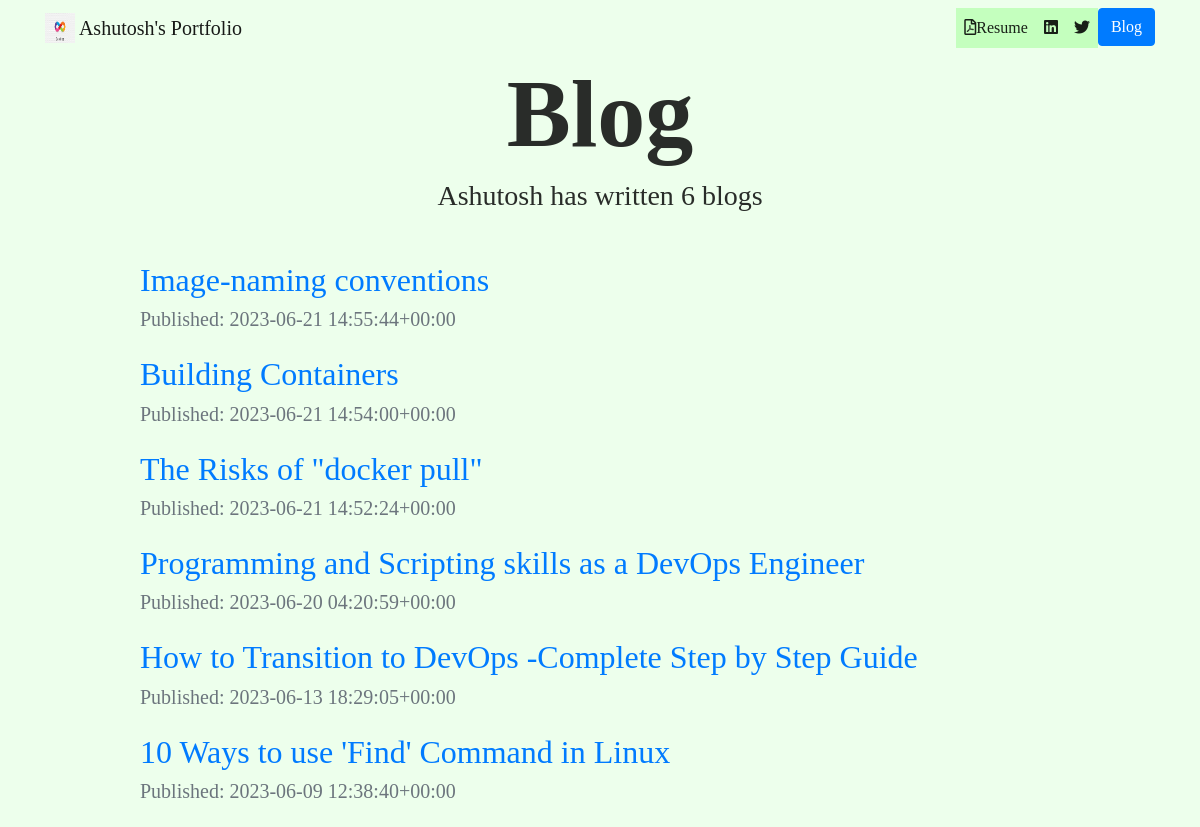
/blog/, run on an earlier commit of the app's database.
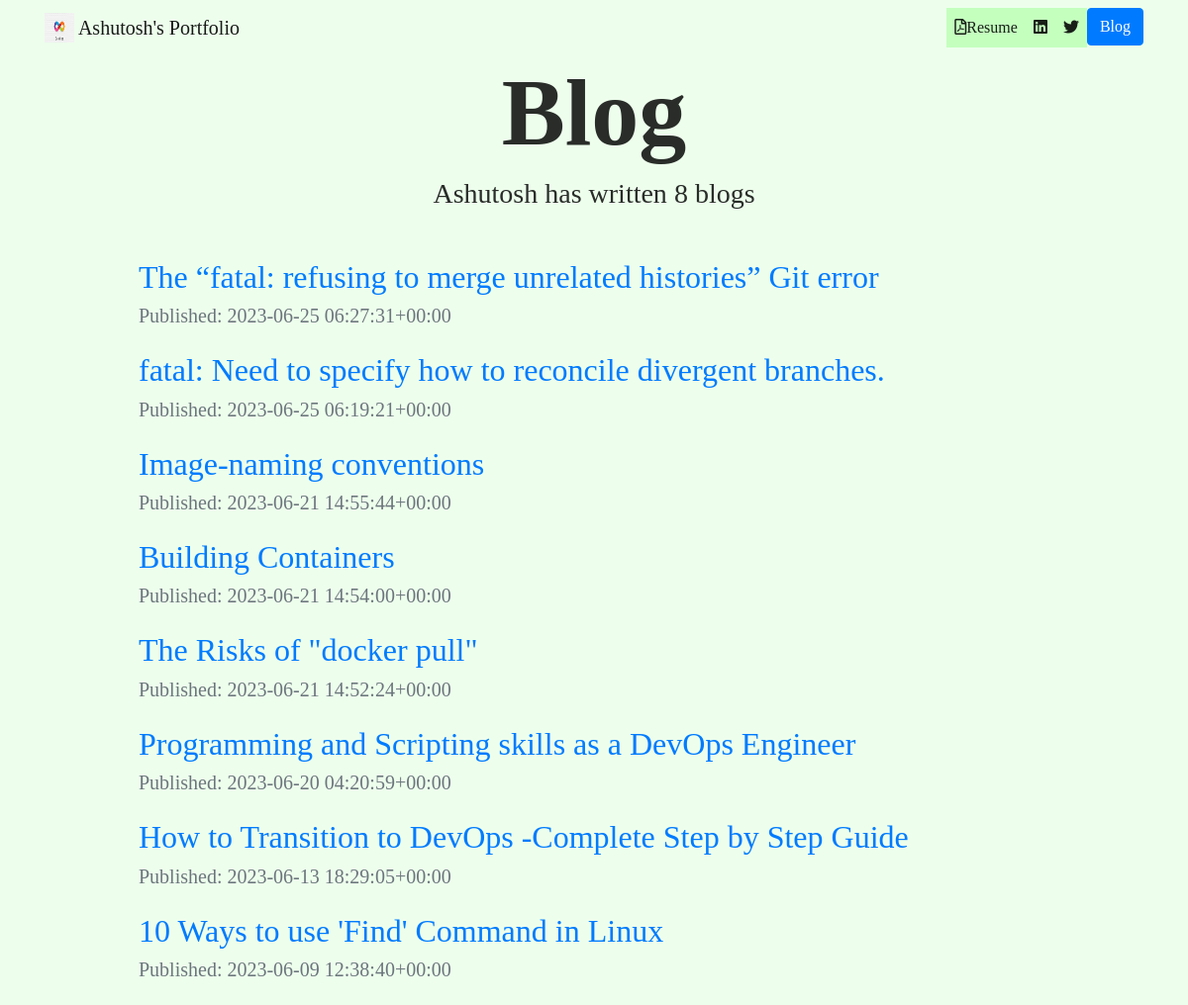
And on a later commit of the database.
### blog/models.py (models this page shows, shortened)
class Blog(models.Model):
    title = models.CharField(max_length=200)
    content = models.TextField()
    created_date = models.DateTimeField(default=timezone.now)
    published_date = models.DateTimeField(blank=True, null=True)

### blog/views.py (the view)
# urls.py: path('', views.all_blogs, name='all_blogs'),
def all_blogs(request):
    blogs = Blog.objects.filter(published_date__lte=timezone.now()).order_by('-published_date')
    return render(request, 'blog/all_blogs.html', {'blogs':blogs})

### blog/templates/blog/all_blogs.html (shortened to what this page needs)
{% extends "portfolio/base.html" %}
{% load static %}
{% block content %}
<h1 id="blogtitle" class="font-weight-bold text-center">Blog</h1>
<h3 class="text-center mb-5">Ashutosh has written {{ blogs.count }} blog{{ blogs.count|pluralize }}</h3>
{% for blog in blogs %}
<div class="row justify-content-center my-3">
  <div class="col-md-10">
    <a href="{% url 'blog:blog_detail' pk=blog.pk %}">
      <h2>{{ blog.title }}</h2>
    </a>
    <h5 class="text-muted"> Published: {{ blog.published_date|upper}}</h5>
  </div>
</div>
{% endfor %}
{% endblock %}

What changed in the data, as far as the page shows it:
added Blog: title "The “fatal: refusing to merge unrelated histories” Git error", published_date "2023-06-25 06:27:31+00:00"
added Blog: title "fatal: Need to specify how to reconcile divergent branches.", published_date "2023-06-25 06:19:21+00:00"
Also different on the page:
{{ blogs.count }}: "6" → "8"
